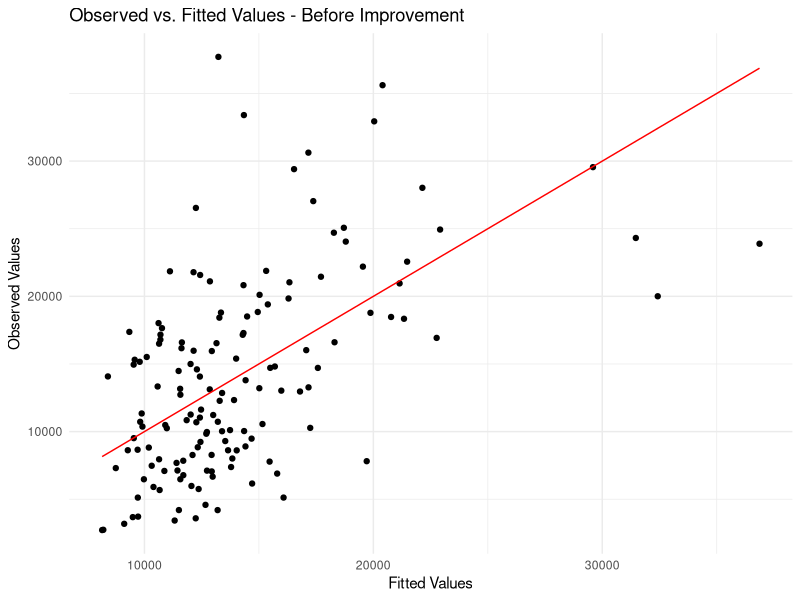
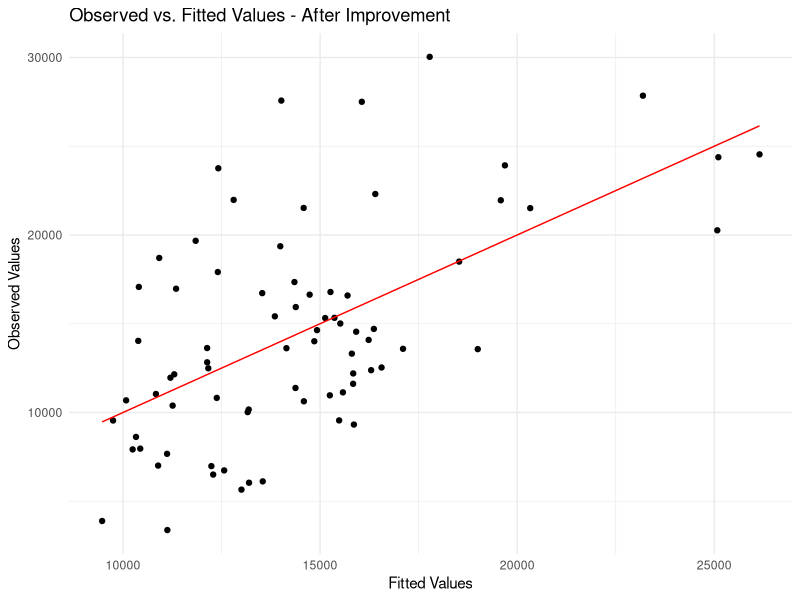

Reproduce these figures in R, in order. (Note: this script raises an error after producing the figures.)
#### Preamble ####
# Purpose: Creates negative binomial model 
# Author: Maria Mangru
# Date: March 2024
# Contact:maria.mangru@mail.utoronto.ca
# License: MIT

#### Workspace setup ####
library(MASS) 
library(dplyr)
library(readr)
library(car)
library(ggplot2)
library(here)



# Read and prepare data
analysis_data <- read.csv(here("data", "analysis_data", "cleaned-data.csv"))

# Scaling predictor variables for analysis
analysis_data <- analysis_data %>%
  mutate(
    daily_bus = scale(daily_bus),
    daily_peds = scale(daily_peds),
    daily_bike = scale(daily_bike)
  )


# Splitting the dataset into before and after a specific date for comparison
start_before <- as.Date("2011-12-31")
end_before <- as.Date("2014-12-31")
start_after <- as.Date("2018-11-01")
end_after <- as.Date("2020-02-29")

before_improvement <- subset(analysis_data, count_date >= start_before & count_date <= end_before)
after_improvement <- subset(analysis_data, count_date >= start_after & count_date <= end_after)


# Verifying the data split
cat("Observations before improvement:", nrow(before_improvement), "\n")
cat("Observations after improvement:", nrow(after_improvement), "\n")


### Model data ####

# Building negative binomial regression models for before and after improvement
model_before <- glm.nb(daily_cars ~ daily_bus + daily_peds + daily_bike + time_trend, data = before_improvement)
summary(model_before)

model_after <- glm.nb(daily_cars ~ daily_bus + daily_peds + daily_bike + time_trend, data = after_improvement)
summary(model_after)



# Graphical representation of the model results for the 'before' improvement model

# For model_before
before_fitted <- data.frame(observed = before_improvement$daily_cars, fitted = fitted(model_before))
ggplot(before_fitted, aes(x = fitted, y = observed)) +
  geom_point() +
  geom_line(aes(x = fitted, y = fitted), color = "red") +
  labs(title = "Observed vs. Fitted Values - Before Improvement",
       x = "Fitted Values",
       y = "Observed Values") +
  theme_minimal()
before_fitted

# For model_after
after_fitted <- data.frame(observed = after_improvement$daily_cars, fitted = fitted(model_after))
ggplot(after_fitted, aes(x = fitted, y = observed)) +
  geom_point() +
  geom_line(aes(x = fitted, y = fitted), color = "red") +
  labs(title = "Observed vs. Fitted Values - After Improvement",
       x = "Fitted Values",
       y = "Observed Values") +
  theme_minimal()
after_fitted

# Save the plot
ggsave(here("other", "outputs", "before_plot.png"), plot = time_trend_graph_car, width = 12, height = 6, units = "in")



#### Save model ####
models_dir <- here("models")
saveRDS(model_before, file = file.path(models_dir, "model_before.rds"))
saveRDS(model_after, file = file.path(models_dir, "model_after.rds"))



### Checks for Model ###

# Checking for multicollinearity using VIF
vif(model_before) 
vif(model_after)

# Visualizing residuals to identify patterns
par(mfrow = c(2, 2))
plot(residuals(model_before), type = "p", main = "Residuals of Model Before Improvement")
plot(residuals(model_after), type = "p", main = "Residuals of Model After Improvement")

# Examining the normality of residuals
hist(resid(model_before), main = "Histogram of Residuals - Before")
hist(resid(model_after), main = "Histogram of Residuals - After")

# Investigating influential observations with Cook's distance
cooks.distance(model_before)
cooks.distance(model_after)  

# Plotting Cook's distance
plot(cooks.distance(model_before), type = "h", main = "Cook's Distance - Before")
plot(cooks.distance(model_after), type = "h", main = "Cook's Distance - After")


